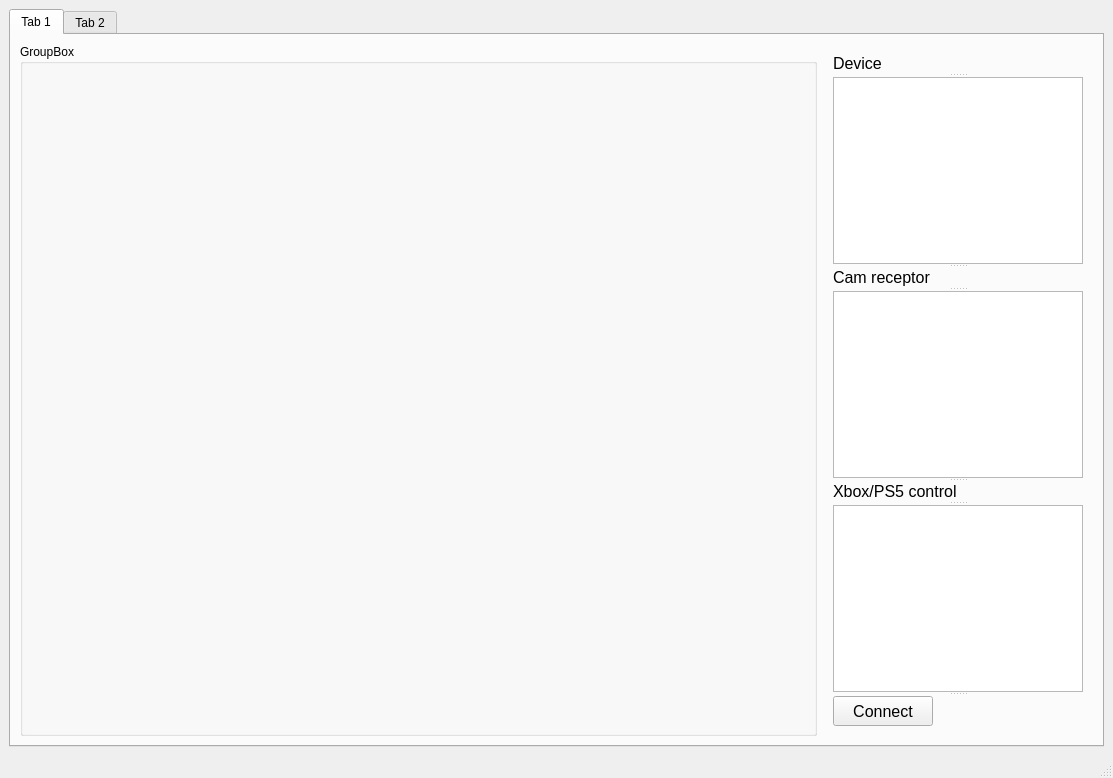
<?xml version="1.0" encoding="UTF-8"?>
<ui version="4.0">
 <class>MainWindow</class>
 <widget class="QMainWindow" name="MainWindow">
  <property name="geometry">
   <rect>
    <x>0</x>
    <y>0</y>
    <width>1113</width>
    <height>778</height>
   </rect>
  </property>
  <property name="windowTitle">
   <string>MainWindow</string>
  </property>
  <widget class="QWidget" name="centralwidget">
   <layout class="QGridLayout" name="gridLayout">
    <item row="0" column="0">
     <widget class="QTabWidget" name="tab_3">
      <property name="currentIndex">
       <number>0</number>
      </property>
      <widget class="QWidget" name="tab">
       <attribute name="title">
        <string>Tab 1</string>
       </attribute>
       <layout class="QGridLayout" name="gridLayout_2">
        <item row="0" column="0">
         <layout class="QHBoxLayout" name="horizontalLayout">
          <item>
           <widget class="QSplitter" name="splitter_10">
            <property name="orientation">
             <enum>Qt::Vertical</enum>
            </property>
            <widget class="QGroupBox" name="groupBox">
             <property name="title">
              <string>GroupBox</string>
             </property>
            </widget>
           </widget>
          </item>
         </layout>
        </item>
        <item row="0" column="1">
         <layout class="QVBoxLayout" name="verticalLayout">
          <property name="sizeConstraint">
           <enum>QLayout::SetMinimumSize</enum>
          </property>
          <property name="leftMargin">
           <number>10</number>
          </property>
          <property name="topMargin">
           <number>10</number>
          </property>
          <property name="rightMargin">
           <number>10</number>
          </property>
          <property name="bottomMargin">
           <number>10</number>
          </property>
          <item>
           <widget class="QSplitter" name="splitter_5">
            <property name="orientation">
             <enum>Qt::Vertical</enum>
            </property>
            <widget class="QSplitter" name="splitter_6">
             <property name="orientation">
              <enum>Qt::Vertical</enum>
             </property>
             <widget class="QLabel" name="label_4">
              <property name="font">
               <font>
                <pointsize>12</pointsize>
               </font>
              </property>
              <property name="text">
               <string>Device </string>
              </property>
             </widget>
             <widget class="QListView" name="lv_device">
              <property name="minimumSize">
               <size>
                <width>250</width>
                <height>0</height>
               </size>
              </property>
              <property name="maximumSize">
               <size>
                <width>250</width>
                <height>16777215</height>
               </size>
              </property>
             </widget>
            </widget>
            <widget class="QSplitter" name="splitter_7">
             <property name="orientation">
              <enum>Qt::Vertical</enum>
             </property>
             <widget class="QLabel" name="label_5">
              <property name="font">
               <font>
                <pointsize>12</pointsize>
               </font>
              </property>
              <property name="text">
               <string>Cam receptor</string>
              </property>
             </widget>
             <widget class="QListView" name="lv_cam">
              <property name="minimumSize">
               <size>
                <width>250</width>
                <height>0</height>
               </size>
              </property>
              <property name="maximumSize">
               <size>
                <width>250</width>
                <height>16777215</height>
               </size>
              </property>
             </widget>
            </widget>
            <widget class="QSplitter" name="splitter_8">
             <property name="orientation">
              <enum>Qt::Vertical</enum>
             </property>
             <widget class="QLabel" name="label_6">
              <property name="font">
               <font>
                <pointsize>12</pointsize>
               </font>
              </property>
              <property name="text">
               <string>Xbox/PS5 control</string>
              </property>
             </widget>
             <widget class="QListView" name="lv_control">
              <property name="minimumSize">
               <size>
                <width>250</width>
                <height>0</height>
               </size>
              </property>
              <property name="maximumSize">
               <size>
                <width>250</width>
                <height>16777215</height>
               </size>
              </property>
             </widget>
            </widget>
            <widget class="QSplitter" name="splitter_9">
             <property name="orientation">
              <enum>Qt::Horizontal</enum>
             </property>
             <widget class="QPushButton" name="bt_connect">
              <property name="minimumSize">
               <size>
                <width>100</width>
                <height>30</height>
               </size>
              </property>
              <property name="maximumSize">
               <size>
                <width>100</width>
                <height>30</height>
               </size>
              </property>
              <property name="font">
               <font>
                <pointsize>12</pointsize>
               </font>
              </property>
              <property name="text">
               <string>Connect</string>
              </property>
             </widget>
            </widget>
           </widget>
          </item>
         </layout>
        </item>
       </layout>
      </widget>
      <widget class="QWidget" name="tab_2">
       <attribute name="title">
        <string>Tab 2</string>
       </attribute>
       <layout class="QGridLayout" name="gridLayout_3">
        <item row="0" column="0">
         <layout class="QVBoxLayout" name="verticalLayout_2"/>
        </item>
       </layout>
      </widget>
     </widget>
    </item>
   </layout>
  </widget>
  <widget class="QMenuBar" name="menubar">
   <property name="geometry">
    <rect>
     <x>0</x>
     <y>0</y>
     <width>1113</width>
     <height>21</height>
    </rect>
   </property>
  </widget>
  <widget class="QStatusBar" name="statusbar"/>
 </widget>
 <resources/>
 <connections/>
</ui>
